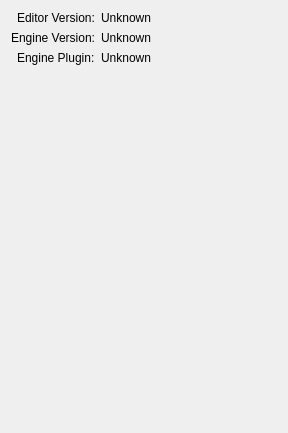
<?xml version="1.0" encoding="UTF-8"?>
<ui version="4.0">
 <class>infowidget</class>
 <widget class="QWidget" name="infowidget">
  <property name="geometry">
   <rect>
    <x>0</x>
    <y>0</y>
    <width>288</width>
    <height>433</height>
   </rect>
  </property>
  <property name="windowTitle">
   <string>Form</string>
  </property>
  <layout class="QVBoxLayout" name="verticalLayout">
   <item>
    <layout class="QFormLayout" name="formLayout">
     <property name="labelAlignment">
      <set>Qt::AlignRight|Qt::AlignTrailing|Qt::AlignVCenter</set>
     </property>
     <item row="0" column="0">
      <widget class="QLabel" name="label">
       <property name="text">
        <string>Editor Version:</string>
       </property>
      </widget>
     </item>
     <item row="0" column="1">
      <widget class="QLabel" name="editorVersion">
       <property name="text">
        <string>Unknown</string>
       </property>
      </widget>
     </item>
     <item row="1" column="0">
      <widget class="QLabel" name="label_2">
       <property name="text">
        <string>Engine Version:</string>
       </property>
      </widget>
     </item>
     <item row="1" column="1">
      <widget class="QLabel" name="engineVersion">
       <property name="text">
        <string>Unknown</string>
       </property>
      </widget>
     </item>
     <item row="2" column="0">
      <widget class="QLabel" name="label_3">
       <property name="text">
        <string>Engine Plugin:</string>
       </property>
      </widget>
     </item>
     <item row="2" column="1">
      <widget class="QLabel" name="enginePlugin">
       <property name="text">
        <string>Unknown</string>
       </property>
      </widget>
     </item>
    </layout>
   </item>
  </layout>
 </widget>
 <resources/>
 <connections/>
</ui>
